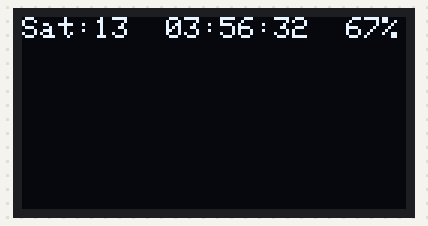
Bench run of a sketch on a simulated ESP8266 (Wemos D1 mini). Parts: 128×64 one-colour display.

Above: at 0.2 s.
At 5.12 s:
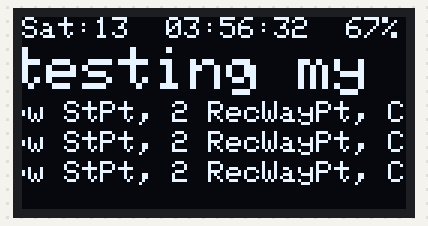
At 10.04 s:
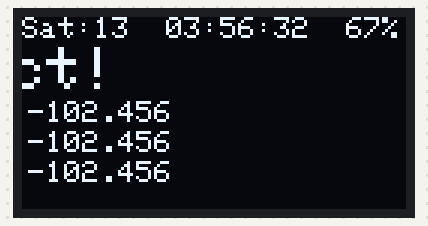
At 19.88 s:
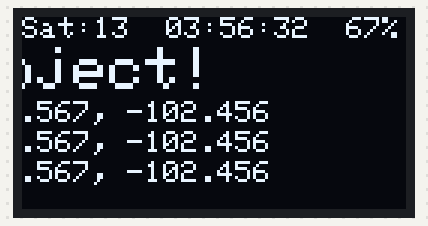
At 29.72 s:
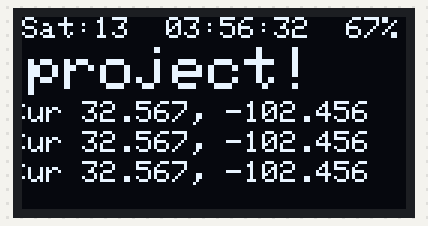
At 39.56 s:
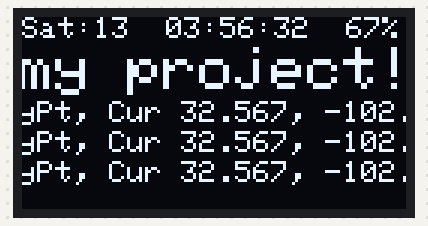

The sketch:

OLEDlongtextscroller.ino
```cpp
/* https://www.youtube.com/watch?v=sTYPuDMPva8
   Set the appropriate screen size in the Adafruit_SSD1306.h by uncommenting
   one of the two following lines.

   //#define SSD1306_128_64 ///< DEPRECTAED: old way to specify 128x64 screen
   //#define SSD1306_128_32 ///< DEPRECATED: old way to specify 128x32 screen
*/

#include <SPI.h>
#include <Wire.h>
#include <Adafruit_GFX.h>
#include <Adafruit_SSD1306.h>

#define SCREEN_WIDTH 128 // OLED display width, in pixels
#define SCREEN_HEIGHT 64 // OLED display height, in pixels

// Declaration for SSD1306 display connected using I2C
#define OLED_RESET     -1 // Reset pin # (or -1 if sharing Arduino reset pin)
#define SCREEN_ADDRESS 0x3C
Adafruit_SSD1306 display(SCREEN_WIDTH, SCREEN_HEIGHT, &Wire, OLED_RESET);

char message[]="Just testing my project!";
int x, minX;

void setup(){
  Serial.begin(9600);

  // initialize the OLED object
  if(!display.begin(SSD1306_SWITCHCAPVCC, SCREEN_ADDRESS)) {
    Serial.println(F("SSD1306 allocation failed"));
    for(;;); // Don't proceed, loop forever
  }

  display.setTextSize(2);
  display.setTextColor(WHITE);
  display.setTextWrap(false);
  x = display.width();
  minX = -12 * strlen(message);  // 12 = 6 pixels/character * text size 2
 }

void loop(){

  display.clearDisplay();
  display.setCursor(0,0);
  display.setTextSize(1);
  display.print("Sat:13  03:56:32  67%");// GPS # Satellites, Time, % Batt chg
  display.setTextSize(2);
  display.setCursor(x,10);
  display.print(message);
  display.setCursor(x,28);
  display.setTextSize(1);
  display.print("Press #1 New StPt, 2 RecWayPt, Cur 32.567, -102.456");
  display.setCursor(x,38);
  display.setTextSize(1);
  display.print("Press #1 New StPt, 2 RecWayPt, Cur 32.567, -102.456");
  display.setCursor(x,48);
  display.setTextSize(1);
  display.print("Press #1 New StPt, 2 RecWayPt, Cur 32.567, -102.456");
  display.display();
  x = x - 1; // scroll speed, make more positive to slow down the scroll
  if(x < minX) {
    x = display.width();
  }
}
```
